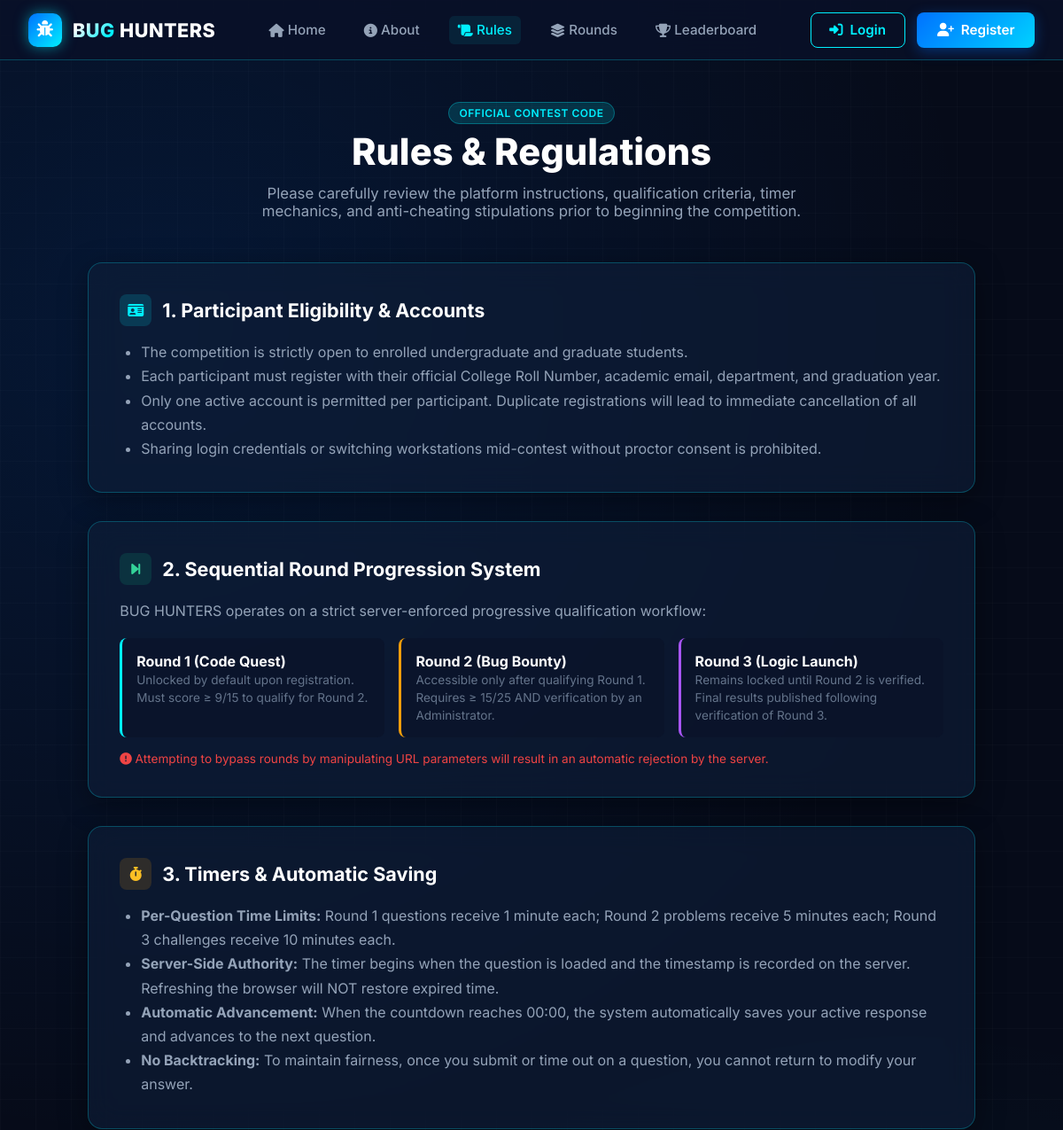
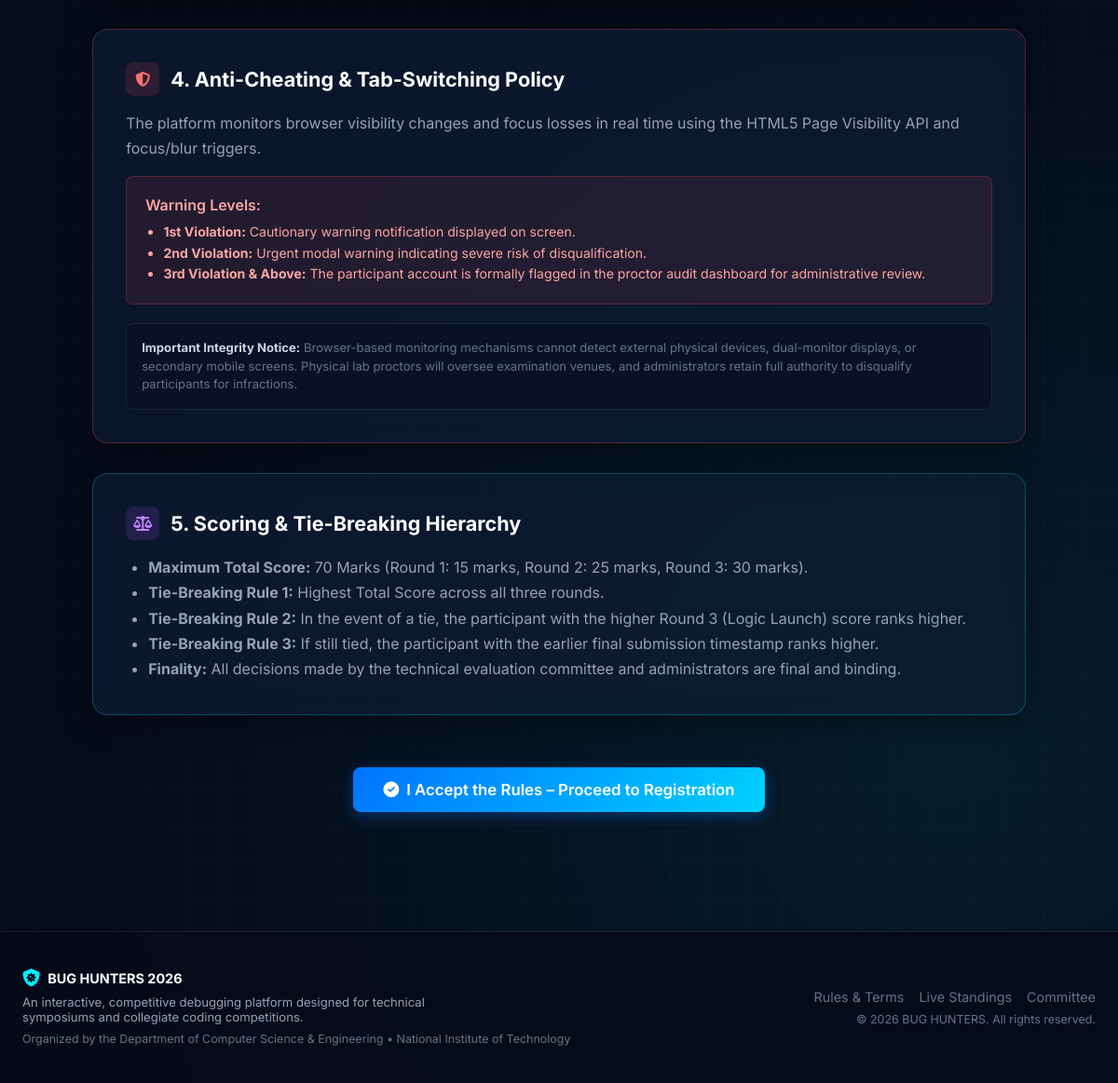
Screenshot of /rules/ with the database file from the repository (2 pictures, top to bottom).
### competition/models.py (models this page shows, shortened)
class CompetitionSettings(models.Model):
    title = models.CharField(max_length=200, default="BUG HUNTERS 2026")
    tagline = models.CharField(max_length=255, default="Think Smart. Debug Fast. Code Better.")
    college_name = models.CharField(max_length=255, default="Apex Institute of Technology")
    r1_qualifying_marks = models.IntegerField(default=9, help_text="Default 9 out of 15")
    r1_total_questions = models.IntegerField(default=15)
    r1_time_per_question_seconds = models.IntegerField(default=60, help_text="Time per question in seconds (1 min)")
    r1_enabled = models.BooleanField(default=True)
    r2_qualifying_marks = models.IntegerField(default=15, help_text="Default 15 out of 25")
    r2_total_questions = models.IntegerField(default=5)
    r2_time_per_question_seconds = models.IntegerField(default=300, help_text="Time per question in seconds (5 min)")
    r2_enabled = models.BooleanField(default=True)
    r3_total_questions = models.IntegerField(default=3)
    r3_time_per_question_seconds = models.IntegerField(default=600, help_text="Time per question in seconds (10 min)")
    r3_enabled = models.BooleanField(default=True)
    allow_registration = models.BooleanField(default=True)
    leaderboard_published = models.BooleanField(default=True)
    anti_cheating_enabled = models.BooleanField(default=True)
    max_warning_violations = models.IntegerField(default=3)
    updated_at = models.DateTimeField(auto_now=True)
    class Meta:
        verbose_name = "Competition Setting"
        verbose_name_plural = "Competition Settings"
    @classmethod
    def get_settings(cls):
        settings, created = cls.objects.get_or_create(id=1)
        return settings

### competition/views.py (the view)
# urls.py: path('rules/', comp_views.rules_view, name='rules'),
def rules_view(request):
    settings = CompetitionSettings.get_settings()
    return render(request, 'rules.html', {'comp_settings': settings})

### templates/rules.html (shortened to what this page needs)
{% extends 'base.html' %}
{% block content %}
<div style="max-width: 1050px; margin: 3rem auto; padding: 0 1.5rem 5rem;">
    <div style="text-align: center; margin-bottom: 3rem;">
        <span class="badge-cyber">OFFICIAL CONTEST CODE</span>
        <h1 style="font-size: 2.6rem; font-weight: 800; margin-top: 0.6rem; color: #fff;">
            Rules &amp; Regulations
        </h1>
        <p style="color: var(--text-muted); max-width: 650px; margin: 0.75rem auto 0; font-size: 1.05rem;">
            Please carefully review the platform instructions, qualification criteria, timer mechanics, and anti-cheating stipulations prior to beginning the competition.
        </p>
    </div>
    <div style="display: flex; flex-direction: column; gap: 2rem;">
        <div class="glass-panel" style="padding: 2.2rem;">
            <div style="display: flex; align-items: center; gap: 0.75rem; margin-bottom: 1rem;">
                <div style="width: 36px; height: 36px; border-radius: 8px; background: rgba(0, 240, 255, 0.15); display: flex; align-items: center; justify-content: center; color: var(--cyber-cyan);">
                    <i class="fas fa-id-card"></i>
                </div>
                <h3 style="font-size: 1.35rem; color: #fff; margin: 0;">1. Participant Eligibility &amp; Accounts</h3>
            </div>
            <ul style="color: var(--text-muted); line-height: 1.7; padding-left: 1.5rem;">
                <li>The competition is strictly open to enrolled undergraduate and graduate students.</li>
                <li>Each participant must register with their official College Roll Number, academic email, department, and graduation year.</li>
                <li>Only one active account is permitted per participant. Duplicate registrations will lead to immediate cancellation of all accounts.</li>
                <li>Sharing login credentials or switching workstations mid-contest without proctor consent is prohibited.</li>
            </ul>
        </div>
        <div class="glass-panel" style="padding: 2.2rem;">
            <div style="display: flex; align-items: center; gap: 0.75rem; margin-bottom: 1rem;">
                <div style="width: 36px; height: 36px; border-radius: 8px; background: rgba(16, 185, 129, 0.15); display: flex; align-items: center; justify-content: center; color: #34d399;">
                    <i class="fas fa-step-forward"></i>
                </div>
                <h3 style="font-size: 1.35rem; color: #fff; margin: 0;">2. Sequential Round Progression System</h3>
            </div>
            <p style="color: var(--text-muted); line-height: 1.7; margin-bottom: 1rem;">
                BUG HUNTERS operates on a strict server-enforced progressive qualification workflow:
            </p>
            <div style="display: grid; grid-template-columns: repeat(auto-fit, minmax(260px, 1fr)); gap: 1rem; margin-bottom: 1rem;">
                <div style="background: rgba(10, 17, 40, 0.6); padding: 1rem; border-radius: 8px; border-left: 3px solid var(--cyber-cyan);">
                    <b style="color: #fff;">Round 1 (Code Quest)</b><br>
                    <span style="font-size: 0.85rem; color: var(--text-dim);">Unlocked by default upon registration. Must score &ge; {{ comp_settings.r1_qualifying_marks }}/15 to qualify for Round 2.</span>
                </div>
                <div style="background: rgba(10, 17, 40, 0.6); padding: 1rem; border-radius: 8px; border-left: 3px solid #f59e0b;">
                    <b style="color: #fff;">Round 2 (Bug Bounty)</b><br>
                    <span style="font-size: 0.85rem; color: var(--text-dim);">Accessible only after qualifying Round 1. Requires &ge; {{ comp_settings.r2_qualifying_marks }}/25 AND verification by an Administrator.</span>
                </div>
                <div style="background: rgba(10, 17, 40, 0.6); padding: 1rem; border-radius: 8px; border-left: 3px solid #a855f7;">
                    <b style="color: #fff;">Round 3 (Logic Launch)</b><br>
                    <span style="font-size: 0.85rem; color: var(--text-dim);">Remains locked until Round 2 is verified. Final results published following verification of Round 3.</span>
                </div>
            </div>
            <p style="font-size: 0.85rem; color: #ef4444;">
                <i class="fas fa-exclamation-circle"></i> Attempting to bypass rounds by manipulating URL parameters will result in an automatic rejection by the server.
            </p>
        </div>
        <div class="glass-panel" style="padding: 2.2rem;">
            <div style="display: flex; align-items: center; gap: 0.75rem; margin-bottom: 1rem;">
                <div style="width: 36px; height: 36px; border-radius: 8px; background: rgba(245, 158, 11, 0.15); display: flex; align-items: center; justify-content: center; color: #fbbf24;">
                    <i class="fas fa-stopwatch"></i>
                </div>
                <h3 style="font-size: 1.35rem; color: #fff; margin: 0;">3. Timers &amp; Automatic Saving</h3>
            </div>
            <ul style="color: var(--text-muted); line-height: 1.7; padding-left: 1.5rem;">
                <li><strong>Per-Question Time Limits:</strong>
                    Round 1 questions receive 1 minute each; Round 2 problems receive 5 minutes each; Round 3 challenges receive 10 minutes each.
                </li>
                <li><strong>Server-Side Authority:</strong> The timer begins when the question is loaded and the timestamp is recorded on the server. Refreshing the browser will NOT restore expired time.</li>
                <li><strong>Automatic Advancement:</strong> When the countdown reaches 00:00, the system automatically saves your active response and advances to the next question.</li>
                <li><strong>No Backtracking:</strong> To maintain fairness, once you submit or time out on a question, you cannot return to modify your answer.</li>
            </ul>
        </div>
        <div class="glass-panel" style="padding: 2.2rem; border-color: rgba(239, 68, 68, 0.3);">
            <div style="display: flex; align-items: center; gap: 0.75rem; margin-bottom: 1rem;">
                <div style="width: 36px; height: 36px; border-radius: 8px; background: rgba(239, 68, 68, 0.15); display: flex; align-items: center; justify-content: center; color: #f87171;">
                    <i class="fas fa-shield-alt"></i>
                </div>
                <h3 style="font-size: 1.35rem; color: #fff; margin: 0;">4. Anti-Cheating &amp; Tab-Switching Policy</h3>
            </div>
            <p style="color: var(--text-muted); line-height: 1.7; margin-bottom: 1rem;">
                The platform monitors browser visibility changes and focus losses in real time using the HTML5 Page Visibility API and focus/blur triggers.
            </p>
            <div style="background: rgba(239, 68, 68, 0.1); border: 1px solid rgba(239, 68, 68, 0.25); border-radius: 8px; padding: 1.25rem; margin-bottom: 1.25rem;">
                <div style="font-weight: 600; color: #fca5a5; margin-bottom: 0.5rem;">Warning Levels:</div>
                <ul style="color: #fca5a5; font-size: 0.88rem; line-height: 1.6; padding-left: 1.2rem;">
                    <li><strong>1st Violation:</strong> Cautionary warning notification displayed on screen.</li>
                    <li><strong>2nd Violation:</strong> Urgent modal warning indicating severe risk of disqualification.</li>
                    <li><strong>3rd Violation &amp; Above:</strong> The participant account is formally flagged in the proctor audit dashboard for administrative review.</li>
                </ul>
            </div>
            <div style="background: rgba(10, 17, 40, 0.8); border: 1px solid var(--border-glass); border-radius: 8px; padding: 1rem;">
                <p style="font-size: 0.82rem; color: var(--text-dim); line-height: 1.5; margin: 0;">
                    <strong style="color: #cbd5e1;">Important Integrity Notice:</strong> Browser-based monitoring mechanisms cannot detect external physical devices, dual-monitor displays, or secondary mobile screens. Physical lab proctors will oversee examination venues, and administrators retain full authority to disqualify participants for infractions.
                </p>
            </div>
        </div>
        <div class="glass-panel" style="padding: 2.2rem;">
            <div style="display: flex; align-items: center; gap: 0.75rem; margin-bottom: 1rem;">
                <div style="width: 36px; height: 36px; border-radius: 8px; background: rgba(168, 85, 247, 0.15); display: flex; align-items: center; justify-content: center; color: #c084fc;">
                    <i class="fas fa-balance-scale"></i>
                </div>
                <h3 style="font-size: 1.35rem; color: #fff; margin: 0;">5. Scoring &amp; Tie-Breaking Hierarchy</h3>
            </div>
            <ul style="color: var(--text-muted); line-height: 1.7; padding-left: 1.5rem;">
                <li><strong>Maximum Total Score:</strong> 70 Marks (Round 1: 15 marks, Round 2: 25 marks, Round 3: 30 marks).</li>
                <li><strong>Tie-Breaking Rule 1:</strong> Highest Total Score across all three rounds.</li>
                <li><strong>Tie-Breaking Rule 2:</strong> In the event of a tie, the participant with the higher Round 3 (Logic Launch) score ranks higher.</li>
                <li><strong>Tie-Breaking Rule 3:</strong> If still tied, the participant with the earlier final submission timestamp ranks higher.</li>
                <li><strong>Finality:</strong> All decisions made by the technical evaluation committee and administrators are final and binding.</li>
            </ul>
        </div>
    </div>
    <div style="text-align: center; margin-top: 3.5rem;">
        <a href="{% url 'register' %}" class="btn-cyber" style="font-size: 1.05rem; padding: 0.85rem 2rem;">
            <i class="fas fa-check-circle"></i> I Accept the Rules – Proceed to Registration
        </a>
    </div>
</div>
{% endblock %}

### templates/base.html (shortened to what this page needs)
{% load static %}
<!DOCTYPE html>
<html lang="en">
<head>
    <link rel="stylesheet" href="https://cdnjs.cloudflare.com/ajax/libs/font-awesome/6.5.1/css/all.min.css">
    <link rel="stylesheet" href="{% static 'css/styles.css' %}">
</head>
<body>
    <nav class="cyber-nav">
        <div class="nav-container">
            <a href="{% url 'home' %}" class="nav-brand">
                <div class="brand-icon">
                    <i class="fas fa-bug"></i>
                </div>
                <div>
                    <span class="gradient-text">BUG</span>
                    <span style="color: #ffffff;">HUNTERS</span>
                </div>
            </a>
            <ul class="nav-links">
                <li><a href="{% url 'home' %}" class="{% if request.resolver_match.url_name == 'home' %}active{% endif %}"><i class="fas fa-home"></i> Home</a></li>
                <li><a href="{% url 'about' %}" class="{% if request.resolver_match.url_name == 'about' %}active{% endif %}"><i class="fas fa-info-circle"></i> About</a></li>
                <li><a href="{% url 'rules' %}" class="{% if request.resolver_match.url_name == 'rules' %}active{% endif %}"><i class="fas fa-scroll"></i> Rules</a></li>
                <li><a href="{% url 'rounds_overview' %}" class="{% if request.resolver_match.url_name == 'rounds_overview' %}active{% endif %}"><i class="fas fa-layer-group"></i> Rounds</a></li>
                <li><a href="{% url 'leaderboard' %}" class="{% if request.resolver_match.url_name == 'leaderboard' %}active{% endif %}"><i class="fas fa-trophy"></i> Leaderboard</a></li>
            </ul>
            <div class="nav-actions">
                {% if user.is_authenticated %}
                    <div style="display: flex; align-items: center; gap: 0.85rem;">
                        <span class="badge-cyber" style="display: flex; align-items: center; gap: 0.4rem;">
                            <i class="fas fa-user-circle"></i> {{ user.profile.roll_number|default:user.username }}
                        </span>
                        <a href="{% url 'logout' %}" class="btn-danger-cyber" title="Logout">
                            <i class="fas fa-sign-out-alt"></i> Logout
                        </a>
                    </div>
                {% else %}
                    <a href="{% url 'login' %}" class="btn-outline-cyber">
                        <i class="fas fa-sign-in-alt"></i> Login
                    </a>
                    <a href="{% url 'register' %}" class="btn-cyber">
                        <i class="fas fa-user-plus"></i> Register
                    </a>
                {% endif %}
            </div>
        </div>
    </nav>
    <main style="flex-grow: 1;">
        {% block content %}{% endblock %}
    </main>
    <footer class="cyber-footer">
        <div class="footer-content">
            <div>
                <div style="display: flex; align-items: center; gap: 0.5rem; margin-bottom: 0.5rem;">
                    <i class="fas fa-shield-virus" style="color: var(--cyber-cyan); font-size: 1.2rem;"></i>
                    <span style="font-weight: 700; color: #fff;">{{ comp_settings.title }}</span>
                </div>
                <p style="font-size: 0.82rem; color: var(--text-muted); max-width: 480px;">
                    An interactive, competitive debugging platform designed for technical symposiums and collegiate coding competitions.
                </p>
                <p style="font-size: 0.78rem; color: var(--text-dim); margin-top: 0.5rem;">
                    Organized by the Department of Computer Science &amp; Engineering &bull; {{ comp_settings.college_name }}
                </p>
            </div>
            <div style="text-align: right;">
                <div style="margin-bottom: 0.5rem; display: flex; gap: 1rem; justify-content: flex-end;">
                    <a href="{% url 'rules' %}" style="color: var(--text-dim); text-decoration: none;">Rules &amp; Terms</a>
                    <a href="{% url 'leaderboard' %}" style="color: var(--text-dim); text-decoration: none;">Live Standings</a>
                    <a href="{% url 'about' %}" style="color: var(--text-dim); text-decoration: none;">Committee</a>
                </div>
                <p style="font-size: 0.78rem; color: var(--text-dim);">
                    &copy; 2026 BUG HUNTERS. All rights reserved.
                </p>
            </div>
        </div>
    </footer>
</body>
</html>

### rows the page displays
CompetitionSettings: r1_qualifying_marks "9", r2_qualifying_marks "15", title "BUG HUNTERS 2026", college_name "National Institute of Technology"
